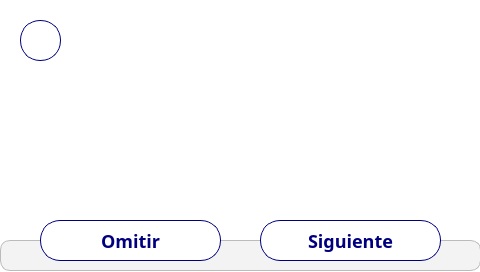
<?xml version="1.0" encoding="UTF-8"?>
<ui version="4.0">
 <class>MainWindow</class>
 <widget class="QMainWindow" name="MainWindow">
  <property name="geometry">
   <rect>
    <x>0</x>
    <y>0</y>
    <width>480</width>
    <height>272</height>
   </rect>
  </property>
  <property name="windowTitle">
   <string>MainWindow</string>
  </property>
  <property name="styleSheet">
   <string notr="true">font-family: Poppins;
background-color: white;</string>
  </property>
  <widget class="QWidget" name="centralwidget">
   <property name="styleSheet">
    <string notr="true">QPushButton {
	height: 40px;
	border-radius: 20px;
	border: 1px solid #00007f;
	background-color: white;
	color: #00007f;
	font-weight: 500;
	font-size: 18px;
}

QLabel {
		text-align: center;
	}</string>
   </property>
   <widget class="QPushButton" name="skipBtn">
    <property name="geometry">
     <rect>
      <x>40</x>
      <y>220</y>
      <width>181</width>
      <height>41</height>
     </rect>
    </property>
    <property name="text">
     <string>Omitir</string>
    </property>
   </widget>
   <widget class="QPushButton" name="nextBtn">
    <property name="geometry">
     <rect>
      <x>260</x>
      <y>220</y>
      <width>181</width>
      <height>41</height>
     </rect>
    </property>
    <property name="text">
     <string>Siguiente</string>
    </property>
   </widget>
   <widget class="QLabel" name="imgLbl">
    <property name="geometry">
     <rect>
      <x>180</x>
      <y>0</y>
      <width>121</width>
      <height>121</height>
     </rect>
    </property>
    <property name="styleSheet">
     <string notr="true"/>
    </property>
    <property name="text">
     <string/>
    </property>
   </widget>
   <widget class="QPushButton" name="backBtn">
    <property name="geometry">
     <rect>
      <x>20</x>
      <y>20</y>
      <width>41</width>
      <height>41</height>
     </rect>
    </property>
    <property name="styleSheet">
     <string notr="true"/>
    </property>
    <property name="text">
     <string/>
    </property>
   </widget>
   <widget class="QLabel" name="instLbl">
    <property name="geometry">
     <rect>
      <x>10</x>
      <y>120</y>
      <width>451</width>
      <height>71</height>
     </rect>
    </property>
    <property name="styleSheet">
     <string notr="true">font-size: 12pt;</string>
    </property>
    <property name="text">
     <string>&lt;html&gt;&lt;head/&gt;&lt;body&gt;&lt;p align=&quot;center&quot;&gt;&lt;br/&gt;&lt;/p&gt;&lt;/body&gt;&lt;/html&gt;</string>
    </property>
   </widget>
   <widget class="QProgressBar" name="loadingBar">
    <property name="geometry">
     <rect>
      <x>0</x>
      <y>240</y>
      <width>481</width>
      <height>31</height>
     </rect>
    </property>
    <property name="styleSheet">
     <string notr="true">QProgressBar {
    border: 1px solid #bbb;
    border-radius: 5px;
    background-color: #f3f3f3;
	border-radius: 10px;
}

QProgressBar::chunk {
    background-color: #00007f;
	border-radius: 10px;
}
</string>
    </property>
    <property name="value">
     <number>0</number>
    </property>
    <property name="textVisible">
     <bool>false</bool>
    </property>
   </widget>
   <widget class="QLabel" name="showVoltLbl">
    <property name="geometry">
     <rect>
      <x>60</x>
      <y>210</y>
      <width>361</width>
      <height>21</height>
     </rect>
    </property>
    <property name="styleSheet">
     <string notr="true">font-size: 16pt;
color: rgb(134, 134, 134)</string>
    </property>
    <property name="text">
     <string/>
    </property>
   </widget>
   <zorder>instLbl</zorder>
   <zorder>imgLbl</zorder>
   <zorder>loadingBar</zorder>
   <zorder>showVoltLbl</zorder>
   <zorder>skipBtn</zorder>
   <zorder>nextBtn</zorder>
   <zorder>backBtn</zorder>
  </widget>
 </widget>
 <resources/>
 <connections/>
</ui>
